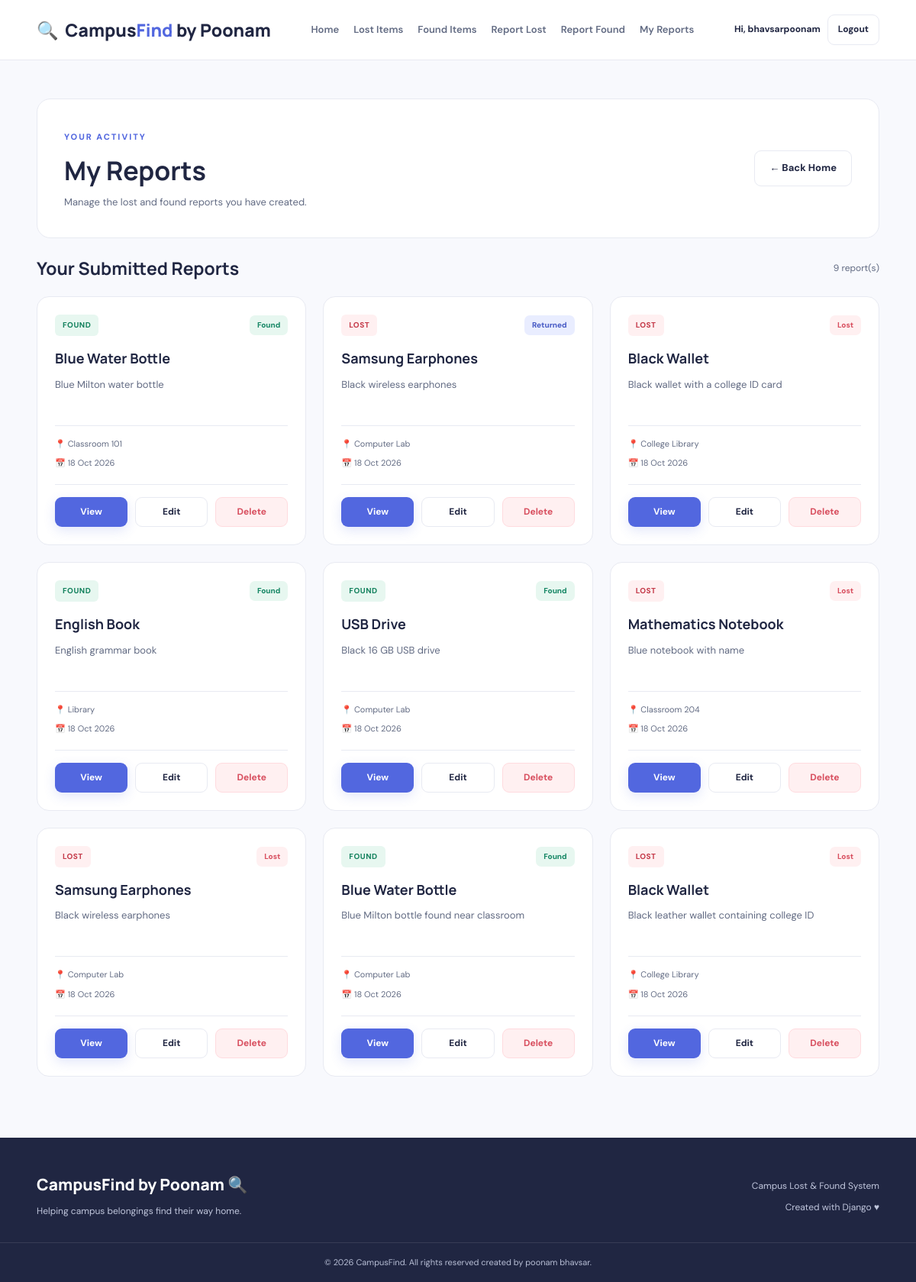
/my-reports/ (signed in), run on the app's committed database.
### items/models.py (models this page shows, shortened)
class Item(models.Model):
    CATEGORY_CHOICES = [
        ('Electronics', 'Electronics'),
        ('Documents', 'Documents'),
        ('Books', 'Books'),
        ('Clothing', 'Clothing'),
        ('Accessories', 'Accessories'),
        ('Other', 'Other'),
    ]
    REPORT_TYPE_CHOICES = [
        ('Lost', 'Lost'),
        ('Found', 'Found'),
    ]
    STATUS_CHOICES = [
        ('Lost', 'Lost'),
        ('Found', 'Found'),
        ('Returned', 'Returned'),
    ]
    item_name = models.CharField(max_length=150)
    description = models.TextField()
    category = models.CharField(
        max_length=50,
        choices=CATEGORY_CHOICES
    )
    report_type = models.CharField(
        max_length=10,
        choices=REPORT_TYPE_CHOICES
    )
    location = models.CharField(max_length=200)
    item_date = models.DateField()
    contact_details = models.CharField(max_length=200)
    status = models.CharField(
        max_length=10,
        choices=STATUS_CHOICES,
        default='Lost'
    )
    reported_by = models.ForeignKey(
        User,
        on_delete=models.CASCADE,
        related_name='item_reports'
    )
    created_at = models.DateTimeField(auto_now_add=True)

### items/views.py (the view)
# urls.py: path('my-reports/',views.my_reports,name='my_reports'),
@login_required
def my_reports(request):
    items = Item.objects.filter(
        reported_by=request.user
    ).order_by('-created_at')
    return render(request, 'items/my_reports.html', {
        'items': items,
    })

### templates/items/my_reports.html (shortened to what this page needs)
{% extends 'items/base.html' %}
{% block content %}
<section class="list-page">
    <div class="container">
        <div class="list-hero">
            <div>
                <span class="eyebrow">YOUR ACTIVITY</span>
                <h1>My Reports</h1>
                <p>Manage the lost and found reports you have created.</p>
            </div>
            <a href="{% url 'home' %}" class="btn btn-outline">
                ← Back Home
            </a>
        </div>
        <div class="results-heading">
            <h2>Your Submitted Reports</h2>
            <span>{{ items|length }} report(s)</span>
        </div>
        <div class="item-grid">
            {% for item in items %}
                <article class="item-card">
                    <div class="item-card-top">
                        <span class="badge {% if item.report_type == 'Lost' %}badge-lost{% else %}badge-found{% endif %}">
                            {{ item.report_type }}
                        </span>
                        <span class="status-badge status-{{ item.status|lower }}">
                            {{ item.status }}
                        </span>
                    </div>
                    <h3>
                        <a href="{% url 'item_detail' item.pk %}">
                            {{ item.item_name }}
                        </a>
                    </h3>
                    <p class="item-description">
                        {{ item.description|truncatewords:18 }}
                    </p>
                    <div class="item-meta">
                        <span>📍 {{ item.location }}</span>
                        <span>📅 {{ item.item_date|date:"d M Y" }}</span>
                    </div>
                    <div class="action-buttons card-actions">
                        <a href="{% url 'item_detail' item.pk %}" class="btn btn-primary btn-small">
                            View
                        </a>
                        <a href="{% url 'edit_item' item.pk %}" class="btn btn-outline btn-small">
                            Edit
                        </a>
                        <a href="{% url 'delete_item' item.pk %}" class="btn btn-danger btn-small">
                            Delete
                        </a>
                    </div>
                </article>
            {% endfor %}
        </div>
    </div>
</section>
{% endblock %}

### templates/items/base.html (shortened to what this page needs)
{% load static %}
<!DOCTYPE html>
<html lang="en">
<head>
    <link rel="stylesheet" href="{% static 'css/style.css' %}">
</head>
<body>
<header class="site-header">
    <div class="container navbar">
        <a href="{% url 'home' %}" class="brand">
            <span class="brand-icon">🔍</span>
            Campus<span class="brand-highlight">Find</span> <span>by Poonam</span>
        </a>
        <nav class="nav-links">
            <a href="{% url 'home' %}">Home</a>
            <a href="{% url 'lost_items' %}">Lost Items</a>
            <a href="{% url 'found_items' %}">Found Items</a>
            {% if user.is_authenticated %}
                <a href="{% url 'report_item' 'Lost' %}">Report Lost</a>
                <a href="{% url 'report_item' 'Found' %}">Report Found</a>
                <a href="{% url 'my_reports' %}">My Reports</a>
            {% endif %}
        </nav>
        <div class="nav-auth">
            {% if user.is_authenticated %}
                <span class="welcome-user">
                    Hi, {{ user.username }}
                </span>
                <form method="post" action="{% url 'logout' %}" class="inline-form">
                    <button type="submit" class="btn btn-outline btn-small">
                        Logout
                    </button>
                </form>
            {% endif %}
        </div>
    </div>
</header>
<main class="main-content">
    {% block content %}
    {% endblock %}
</main>
<footer class="site-footer">
    <div class="container footer-content">
        <div>
            <a href="{% url 'home' %}" class="footer-brand">
                CampusFind by Poonam 🔍
            </a>
            <p>Helping campus belongings find their way home.</p>
        </div>
        <div class="footer-right">
            <p>Campus Lost & Found System</p>
            <p>Created with Django &hearts;</p>
        </div>
    </div>
    <div class="footer-bottom">
        &copy; 2026 CampusFind. All rights reserved created by poonam bhavsar.
    </div>
</footer>
</body>
</html>

### data on the page
Item: report_type "FOUND", status "Found", item_name "Blue Water Bottle", description "Blue Milton water bottle", location "Classroom 101", item_date "18 Oct 2026"
Item: report_type "LOST", status "Returned", item_name "Samsung Earphones", description "Black wireless earphones", location "Computer Lab", item_date "18 Oct 2026"
Item: report_type "LOST", status "Lost", item_name "Black Wallet", description "Black wallet with a college ID card", location "College Library", item_date "18 Oct 2026"
Item: report_type "FOUND", status "Found", item_name "English Book", description "English grammar book", location "Library", item_date "18 Oct 2026"
Item: report_type "FOUND", status "Found", item_name "USB Drive", description "Black 16 GB USB drive", location "Computer Lab", item_date "18 Oct 2026"
Item: report_type "LOST", status "Lost", item_name "Mathematics Notebook", description "Blue notebook with name", location "Classroom 204", item_date "18 Oct 2026"
Item: report_type "LOST", status "Lost", item_name "Samsung Earphones", description "Black wireless earphones", location "Computer Lab", item_date "18 Oct 2026"
Item: report_type "FOUND", status "Found", item_name "Blue Water Bottle", description "Blue Milton bottle found near classroom", location "Computer Lab", item_date "18 Oct 2026"
Item: report_type "LOST", status "Lost", item_name "Black Wallet", description "Black leather wallet containing college ID", location "College Library", item_date "18 Oct 2026"

### other printed values
{{ user.username }} "bhavsarpoonam"
{{ items|length }} "9"
